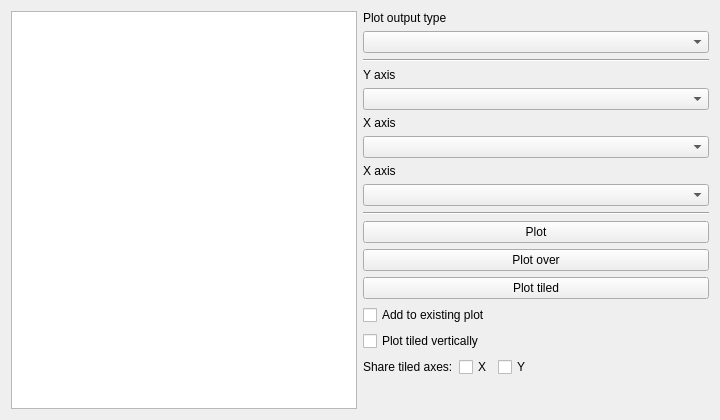
<?xml version="1.0" encoding="UTF-8"?>
<ui version="4.0">
 <class>PlottingWidget</class>
 <widget class="QWidget" name="PlottingWidget">
  <property name="geometry">
   <rect>
    <x>0</x>
    <y>0</y>
    <width>720</width>
    <height>420</height>
   </rect>
  </property>
  <layout class="QHBoxLayout" name="horizontalLayout">
   <item>
    <widget class="MantidQt::CustomInterfaces::ISISReflectometry::QtPlottingWorkspaceTreeView" name="plottingWorkspaceTree">
     <property name="selectionMode">
      <enum>QAbstractItemView::ExtendedSelection</enum>
     </property>
     <property name="headerHidden">
      <bool>false</bool>
     </property>
    </widget>
   </item>
   <item>
    <layout class="QVBoxLayout" name="optionsLayout">
     <item>
      <widget class="QLabel" name="plotPresetLabel">
       <property name="text">
        <string>Plot output type</string>
       </property>
      </widget>
     </item>
     <item>
      <widget class="QComboBox" name="plotPreset"/>
     </item>
     <item>
      <widget class="Line" name="plotPropertiesTopSeparator">
       <property name="orientation">
        <enum>Qt::Horizontal</enum>
       </property>
      </widget>
     </item>
     <item>
      <widget class="QLabel" name="detectorMapYAxisLabel">
       <property name="text">
        <string>Y axis</string>
       </property>
      </widget>
     </item>
     <item>
      <widget class="QComboBox" name="detectorMapYAxis"/>
     </item>
     <item>
      <widget class="QLabel" name="detectorMapXAxisLabel">
       <property name="text">
        <string>X axis</string>
       </property>
      </widget>
     </item>
     <item>
      <widget class="QComboBox" name="detectorMapXAxis"/>
     </item>
     <item>
      <widget class="QLabel" name="alignmentXAxisLabel">
       <property name="text">
        <string>X axis</string>
       </property>
      </widget>
     </item>
     <item>
      <widget class="QComboBox" name="alignmentXAxis"/>
     </item>
     <item>
      <widget class="Line" name="plotPropertiesBottomSeparator">
       <property name="orientation">
        <enum>Qt::Horizontal</enum>
       </property>
      </widget>
     </item>
     <item>
      <widget class="QPushButton" name="plotIndividual">
       <property name="text">
        <string>Plot</string>
       </property>
      </widget>
     </item>
     <item>
      <widget class="QPushButton" name="plotOverplot">
       <property name="text">
        <string>Plot over</string>
       </property>
      </widget>
     </item>
     <item>
      <widget class="QPushButton" name="plotTiled">
       <property name="text">
        <string>Plot tiled</string>
       </property>
      </widget>
     </item>
     <item>
      <widget class="QCheckBox" name="addToExistingPlot">
       <property name="text">
        <string>Add to existing plot</string>
       </property>
      </widget>
     </item>
     <item>
      <widget class="QCheckBox" name="plotTiledVertically">
       <property name="text">
        <string>Plot tiled vertically</string>
       </property>
      </widget>
     </item>
     <item>
      <layout class="QHBoxLayout" name="shareAxesWhenTiledLayout">
       <item>
        <widget class="QLabel" name="shareAxesWhenTiledLabel">
         <property name="text">
          <string>Share tiled axes:</string>
         </property>
        </widget>
       </item>
       <item>
        <widget class="QCheckBox" name="shareXAxisWhenTiled">
         <property name="toolTip">
          <string>Share X axes with the top-left tiled plot when their units match</string>
         </property>
         <property name="text">
          <string>X</string>
         </property>
        </widget>
       </item>
       <item>
        <widget class="QCheckBox" name="shareYAxisWhenTiled">
         <property name="toolTip">
          <string>Share Y axes with the top-left tiled plot when their units match</string>
         </property>
         <property name="text">
          <string>Y</string>
         </property>
        </widget>
       </item>
       <item>
        <spacer name="shareAxesWhenTiledSpacer">
         <property name="orientation">
          <enum>Qt::Horizontal</enum>
         </property>
         <property name="sizeHint" stdset="0">
          <size>
           <width>40</width>
           <height>20</height>
          </size>
         </property>
        </spacer>
       </item>
      </layout>
     </item>
     <item>
      <spacer name="verticalSpacer">
       <property name="orientation">
        <enum>Qt::Vertical</enum>
       </property>
       <property name="sizeHint" stdset="0">
        <size>
         <width>20</width>
         <height>40</height>
        </size>
       </property>
      </spacer>
     </item>
    </layout>
   </item>
  </layout>
 </widget>
 <customwidgets>
  <customwidget>
   <class>MantidQt::CustomInterfaces::ISISReflectometry::QtPlottingWorkspaceTreeView</class>
   <extends>QTreeView</extends>
   <header>GUI/Plotting/view/QtPlottingWorkspaceTreeView.h</header>
  </customwidget>
 </customwidgets>
 <resources/>
 <connections/>
</ui>
